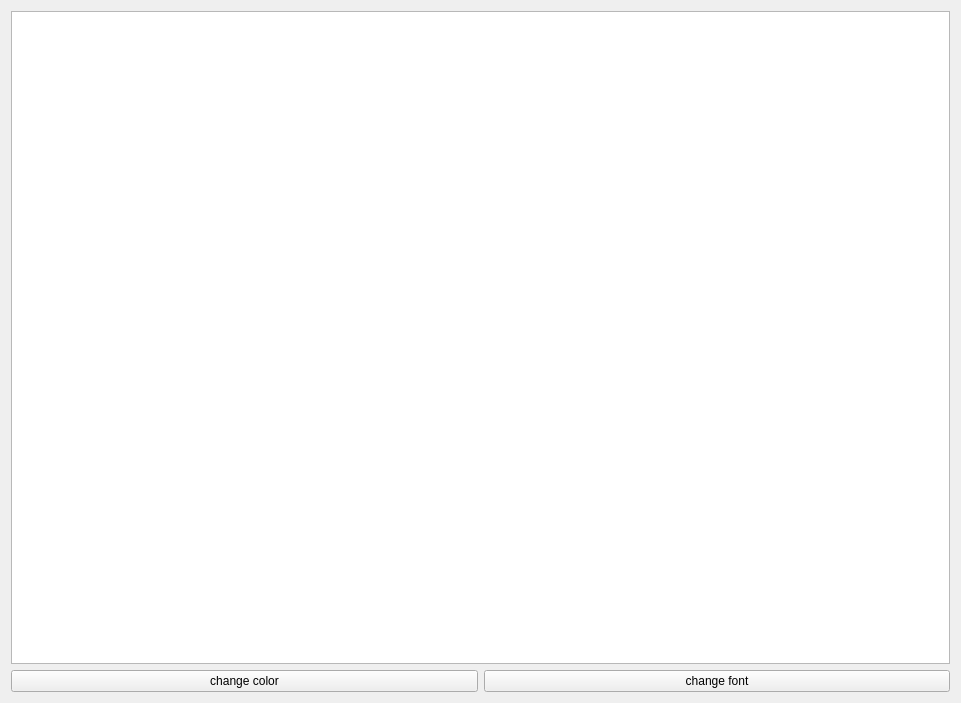
<?xml version="1.0" encoding="UTF-8"?>
<ui version="4.0">
 <class>Form</class>
 <widget class="QWidget" name="Form">
  <property name="geometry">
   <rect>
    <x>0</x>
    <y>0</y>
    <width>961</width>
    <height>703</height>
   </rect>
  </property>
  <property name="windowTitle">
   <string>Form</string>
  </property>
  <layout class="QVBoxLayout" name="verticalLayout_2">
   <item>
    <layout class="QVBoxLayout" name="verticalLayout">
     <item>
      <widget class="QTextEdit" name="textEdit"/>
     </item>
    </layout>
   </item>
   <item>
    <layout class="QHBoxLayout" name="horizontalLayout">
     <item>
      <widget class="QPushButton" name="color_button">
       <property name="text">
        <string>change color</string>
       </property>
      </widget>
     </item>
     <item>
      <widget class="QPushButton" name="font_button">
       <property name="text">
        <string>change font</string>
       </property>
      </widget>
     </item>
    </layout>
   </item>
  </layout>
 </widget>
 <resources/>
 <connections/>
</ui>
